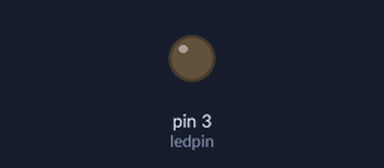
A sketch run on a simulated Arduino Uno, built with avr-gcc and run on an emulated ATmega328P. Parts: output pins drawn as LEDs (lit = HIGH).

Above: at 0.05 s.
At 1.5 s:
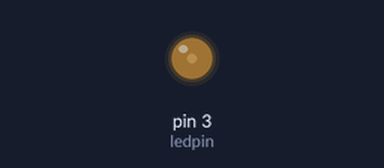
At 3.0 s:
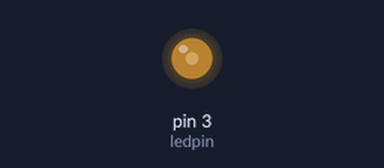
At 6.0 s:
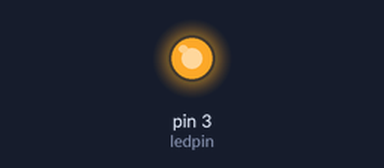
Timing chart, 0 to 7.8 s (numbered marks = the images above):
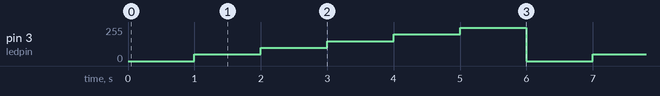

Measured:
- by itself, pin 3 (ledpin): repeats every 6.0 s: 100/255 1.0 s, 150/255 1.0 s, 200/255 1.0 s, 250/255 1.0 s, 0/255 1.0 s, 50/255 1.0 s

The sketch:

2.0_analogPWM_gradual_inc.ino
```cpp
//Arduino class

// the setup function runs once when you press reset or power the board
int ledpin=3;
void setup() {
  // initialize digital pin LED_BUILTIN as an output.
  //pinMode(2, OUTPUT); //For PWM no need to specify pinmode
}

// the loop function runs over and over again forever
void loop() {
  int x=0;
  for(x=0; x<255; ){
    analogWrite(ledpin, x);   // turn the LED on (HIGH is the voltage level)
    delay(500);                       // wait for a second
    analogWrite(ledpin, x);    // turn the LED off by making the voltage LOW
    delay(500);                       // wait for a second
    x=x+50;
  }
}
```
